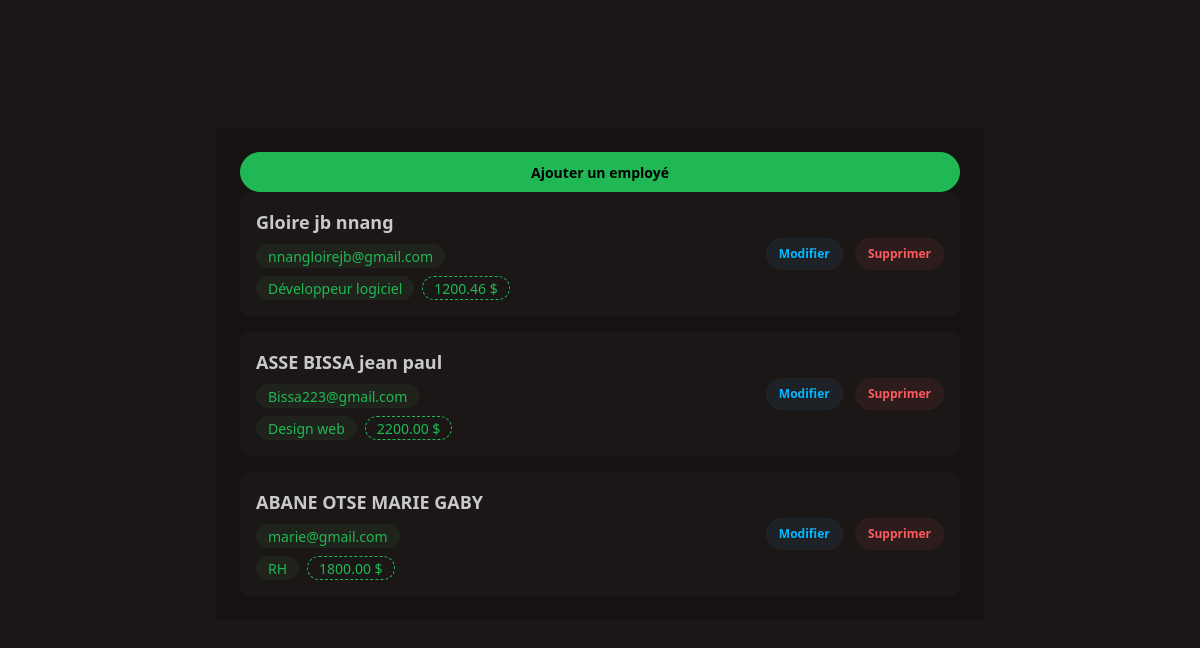
Before: / with the older database file.
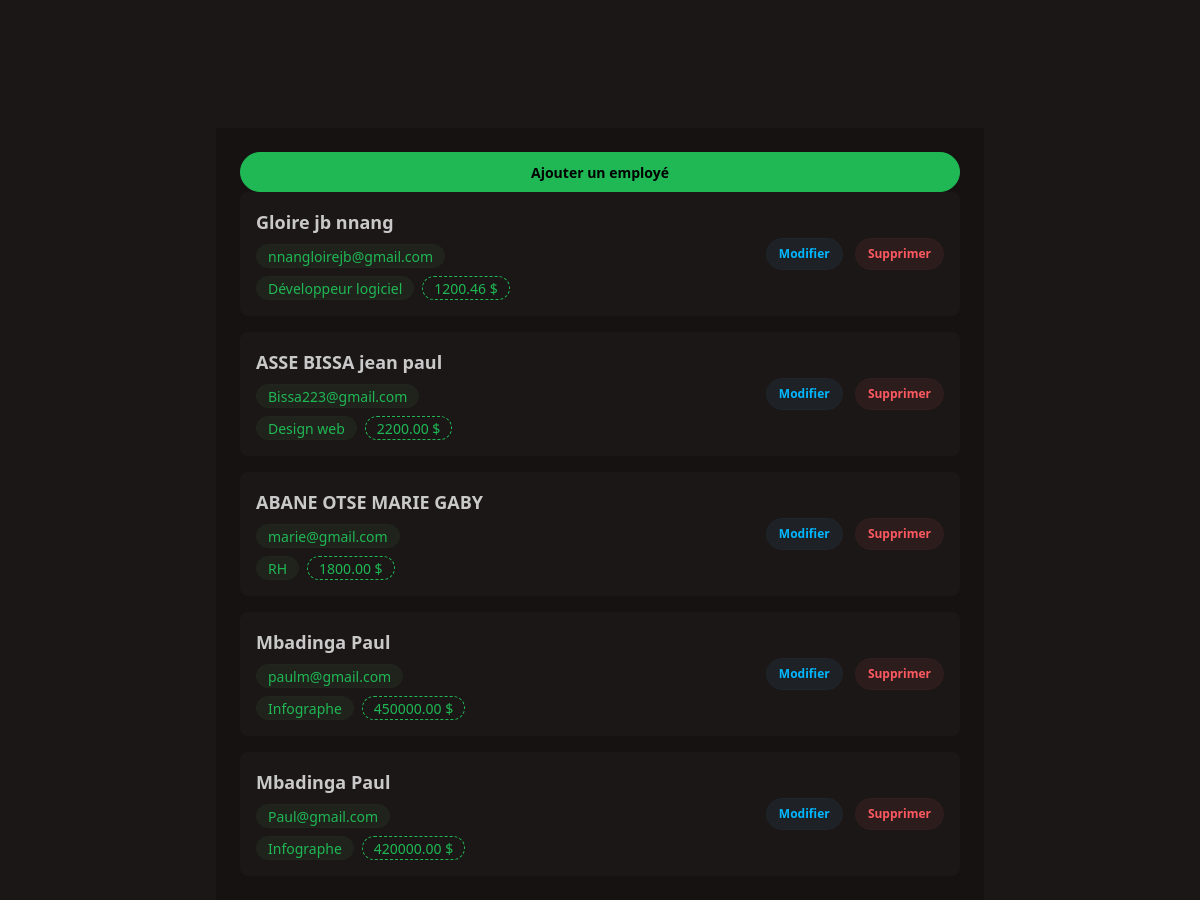
After: the same page with the newer database file.
### employe/models.py (models this page shows, shortened)
class Employe(models.Model):
    nom = models.CharField(max_length=100)
    email = models.EmailField()
    poste = models.CharField(max_length=100)
    salaire = models.DecimalField(max_digits=10 , decimal_places=2)

### employe/views.py (the view)
# urls.py: path('', views.liste_employes,name="liste_employes"),
def liste_employes(request):
    employes = Employe.objects.all()# renvoyer tout les employés dans notre liste
    return render(request, 'employe/list.html' , {'employes': employes})

### employe/templates/employe/list.html
{% extends "employe/base.html" %}
  {% block content %}
    <div class="w-full bg-base-200">
        <div>
            <a href="{% url 'ajouter_employe' %}" class="btn btn-primary w-full">Ajouter un employé</a>
        </div>
        <div class="space-y-4 w-full">
            {% for emp in employes %}
            <div class="p-4 bg-base-100 rounded-lg w-full flex justify-between items-center">
                <div class="space-y-2">
                    <p class="font-bold text-lg">{{emp.nom}}</p>
                    <p class="badge badge-soft badge-primary">{{emp.email}}</p>
                    <div class="flex gap-2">
                        <p class="badge badge-soft badge-primary">{{emp.poste}}</p>
                        <p class="badge badge-dash badge-primary">{{emp.salaire}} $ </p>
                    </div>
                </div>
                <div class="space-x-2">
                    <a href="{% url 'modifier_employe' emp.id %}" class="btn btn-info btn-soft btn-sm">Modifier</a>
                    <a href="{% url 'supprimer_employe' emp.id %}" class="btn btn-error btn-soft  btn-sm">Supprimer</a>
                </div>
            </div>
            {% endfor %}
        </div>
    </div>
    {% endblock %}

### employe/templates/employe/base.html (shortened to what this page needs)
<!DOCTYPE html>
<html lang="en" data-theme="forest">
<head>
    <link href="https://cdn.jsdelivr.net/npm/daisyui@5" rel="stylesheet" type="text/css" />
    <script src="https://cdn.jsdelivr.net/npm/@tailwindcss/browser@4"></script>
    <link href="https://cdn.jsdelivr.net/npm/daisyui@5/themes.css" rel="stylesheet" type="text/css" />
</head>
<body>
    <div class="flex justify-center mt-32">
        <div class="flex flex-col w-3xl bg-base-200 round-xl p-6">
            <div class="w-full h-fit">
                 {% block content %}
                {% endblock %}
            </div>
        </div>
    </div>
</body>
</html>

Changed rows visible on the page:
added Employe: nom "Mbadinga Paul", email "paulm@gmail.com", poste "Infographe", salaire "450000.00"
added Employe: nom "Mbadinga Paul", email "Paul@gmail.com", poste "Infographe", salaire "420000.00"
